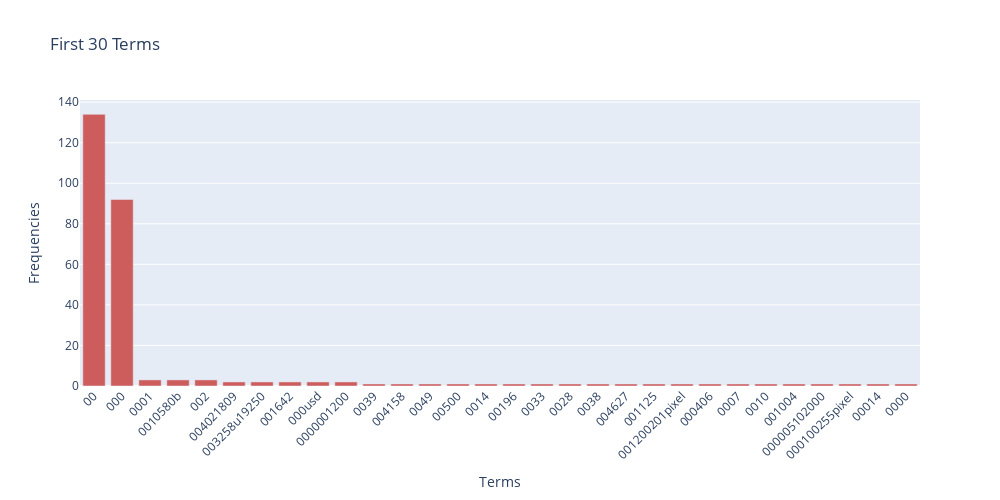

The cell this chart's notebook holds for it:
### Markdown cell above
### >>> **Exercise 13 (take home):** 
The chart above only contains 300 vocabulary in the documents, and it's already computationally intensive to both compute and visualize. Can you efficiently reduce the number of terms you want to visualize as an exercise.

### Code cell
# Answer here
term_frequencies = term_frequencies[:30]
terms = count_vect.get_feature_names_out()
top_idx = np.argsort(term_frequencies)[::-1][:30]
top_terms = terms[top_idx]
top_freqs = term_frequencies[top_idx]
fig = go.Figure(data=[go.Bar(x=top_terms, 
                             y=top_freqs,
                             marker_color='indianred')])
fig.update_layout(title='First 30 Terms',
                  xaxis_title='Terms',
                  yaxis_title='Frequencies',
                  xaxis_tickangle=-45,
                  width=1000, height=500)
fig.show()

### Figure 1 — Plotly figure (JSON) as saved in the notebook; plotly's stock layout.template omitted (floating-point values rounded to 4 significant figures)
{"data": [{"marker": {"color": "indianred"}, "type": "bar", "x": ["00", "000", "0001", "0010580b", "002", "004021809", "003258u19250", "001642", "000usd", "0000001200", "0039", "004158", "0049", "00500", "0014", "00196", "0033", "0028", "0038", "004627", "001125", "001200201pixel", "000406", "0007", "0010", "001004", "000005102000", "000100255pixel", "00014", "0000"], "y": [134, 92, 3, 3, 3, 2, 2, 2, 2, 2, 1, 1, 1, 1, 1, 1, 1, 1, 1, 1, 1, 1, 1, 1, 1, 1, 1, 1, 1, 1]}], "layout": {"height": 500, "title": {"text": "First 30 Terms"}, "width": 1000, "xaxis": {"tickangle": -45, "title": {"text": "Terms"}}, "yaxis": {"title": {"text": "Frequencies"}}}}
